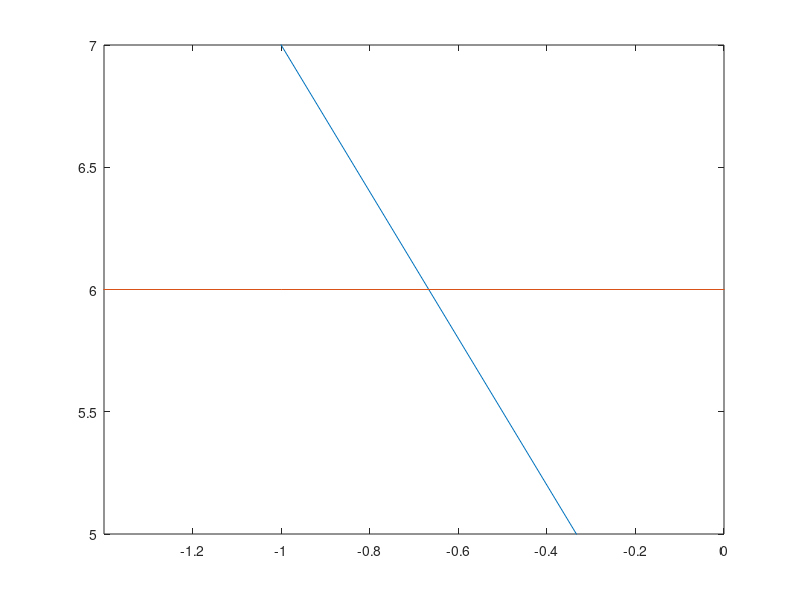

Recreate this plot in MATLAB.
%problem 5
%a. compute the sequence S(n) for n = 0,1,...,N
%c. verify computer program produces same sequence as closed form solution from part b
%(part c starts on line 49)

clear all

%initial conditions
S_0 = 0;
S_1 = 1;
%choose a N 
N = 20;
%define the first two sequence numbers as stated by initial conditions
n = [0 1]
S_n = [S_0, S_1];
%for the loop, start at step 3 and go to any specified N
%fill in sequence starting at 3 using the formula provided
for i = 3:N
    n(i) = i-1;
    S_n(i) = 2*S_n(i-1) + 2*S_n(i-2);
end
% print out the sequence
fprintf('%2s %8s \n','n','S[n]')
for i = 1:N
    fprintf('%2i %8i \n', n(i), S_n(i) );
end

    

%find where fxn_b intersects 6 to compute b
%the value 6 comes from solving the sequence in the written portion

%define "x values" for b
b = -N:N;
%this is the function of b that I found in the written portion
fxn_b = 1./(b-(2-b))  .* (b.^3 - (2-b).^3);
%plot the function of b
figure(1)
plot(b, fxn_b)
hold on
plot(b,ones(1,length(b))*6);
ylim([5 7])
xlim([-1.4 0])
hold off
%fxn b crosses 6 at -0.7321
%this is equal to 1 - sqrt(3)
%print what b is: 
fprintf('b is:')
1 - sqrt(3)

%part c. using closed form solution from part b,
A = 1/(2*sqrt(3));
B = -A;
b = 1 - sqrt(3);
a = 1 + sqrt(3);

%compute S_n again using the solution computed in the written portion
%call this S_n2
n = [0:N-1];
S_n2 = A*(a.^n) + B*(b.^n);
S_n2 = round(S_n2);
%sum the differences to check if S_n and S_n2 are the same
sum(S_n2 - S_n)
%print the answer : zero
fprintf('sequences are the same!')
